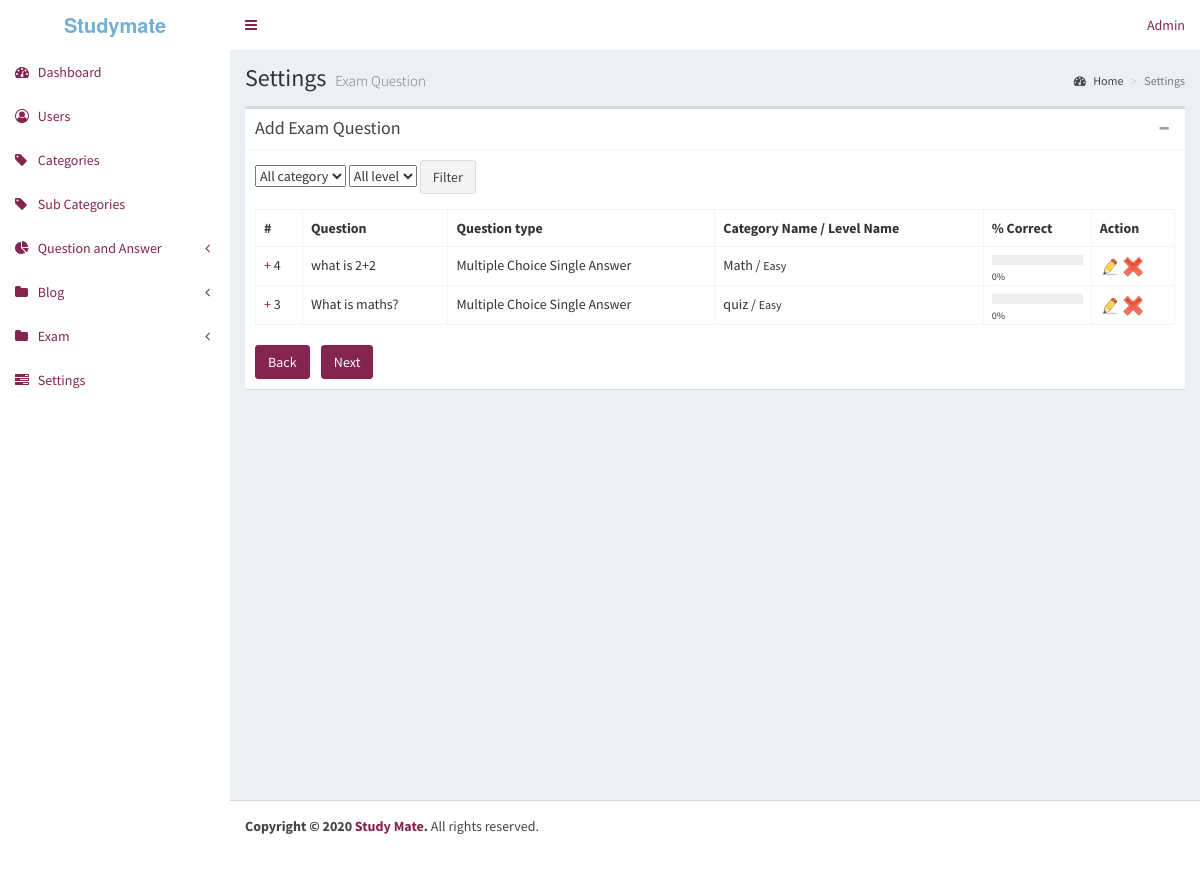
The page /admin/post-question_list on the database its author committed.
### tables this page shows
CREATE TABLE `sitesettings` (
  `siteName` varchar(100) NOT NULL,
  `tags` varchar(100) NOT NULL,
  `description` varchar(150) NOT NULL,
  `logo` varchar(40) NOT NULL,
  `favicon` varchar(40) NOT NULL,
  `facebookLink` varchar(40) NOT NULL,
  `googleLink` varchar(40) NOT NULL,
  `twitterLink` varchar(200) NOT NULL,
  `dribbleLink` varchar(200) NOT NULL,
  `imgurClientId` varchar(200) NOT NULL,
  `bannerAd` text NOT NULL,
  `sidebarAd` text NOT NULL,
  `fbAppId` varchar(50) NOT NULL,
  `fbAppSecet` varchar(50) NOT NULL,
  `googleAppId` varchar(150) NOT NULL,
  `smtpUsername` varchar(200) NOT NULL,
  `smtpPassword` varchar(200) NOT NULL,
  `googleAppSecret` varchar(100) NOT NULL,
  `googleAnalyticsCode` text NOT NULL,
  `adminApproveQuestions` tinyint(1) NOT NULL,
  `bannerAdEnable` tinyint(4) NOT NULL,
  `sidebarAdEnable` tinyint(4) NOT NULL
);

CREATE TABLE `exam_qbank` (
  `qid` int(11) NOT NULL,
  `question_type` varchar(100) NOT NULL DEFAULT 'Multiple Choice Single Answer',
  `question` text NOT NULL,
  `description` text NOT NULL,
  `question1` text DEFAULT NULL,
  `description1` text DEFAULT NULL,
  `cid` int(11) NOT NULL,
  `lid` int(11) NOT NULL,
  `no_time_served` int(11) NOT NULL DEFAULT 0,
  `no_time_corrected` int(11) NOT NULL DEFAULT 0,
  `no_time_incorrected` int(11) NOT NULL DEFAULT 0,
  `no_time_unattempted` int(11) NOT NULL DEFAULT 0,
  `inserted_by` int(11) NOT NULL,
  `inserted_by_name` varchar(100) DEFAULT NULL,
  `paragraph` text DEFAULT NULL,
  `paragraph1` text DEFAULT NULL,
  `parent_id` int(11) NOT NULL
);

CREATE TABLE `exam_cate` (
  `cid` int(11) NOT NULL,
  `category_name` varchar(1000) NOT NULL
);

CREATE TABLE `exam_level` (
  `lid` int(11) NOT NULL,
  `level_name` varchar(1000) NOT NULL
);

### application/controllers/Admin.php (called while the page is built, shortened)
<?php
class Admin extends CI_Controller
{
public function question_list($limit='0',$cid='0',$lid='0')
{
		$data=$this->SiteModel->getSiteData();
		$data['title']="Exam Question List";
		$this->load->model("Blog");
		$this->load->library('pagination');
	$this->load->helper('form');
			 $data['category_list']=$this->Blog->category_list();
		 $data['level_list']=$this->Blog->level_list();
		$data['limit']=$limit;
		$data['cid']=$cid;
		$data['lid']=$lid;
		$data['title']=$this->lang->line('qbank');
		$data['result']=$this->Blog->question_list($limit,$cid,$lid);
		$this->load->view('admin/question_list',$data);
}
}

### index.php (called while the page is built, shortened)
<?php
require_once BASEPATH.'core/CodeIgniter.php';

### application/models/App_model.php (called while the page is built, shortened)
<?php
class App_model extends CI_Model
{
	public function getData($table,$resultType="all_array",$arg=[])
	{
		if (isset($arg['where'])) {
			$this->db->where($arg['where']);
		}
		$return = NULL;
		if ($resultType=="all_array") {
			$return=$this->db->get($table)->result_array();
		} else if ($resultType=="row_array") {
			$return=$this->db->get($table)->row_array();
		} else {
			$return=$this->db->count_all_results($table);
		}
		return $return;
	}
}

### application/models/SiteModel.php (called while the page is built, shortened)
<?php
class SiteModel extends CI_Model
{
	function getSiteData()
	{
		$siteSettings=$this->App_model->getData('siteSettings',$resultType="row_array",$arg=[]);
		$totalQuestions=$this->App_model->getData('questions',$resultType="count_array",$arg=[]);
		$totalUsers=$this->App_model->getData('users',$resultType="count_array",$arg=[]);
		$totalAnswers=$this->App_model->getData('awnsers',$resultType="count_array",$arg=[]);
		$totalVotedAnswers=$this->App_model->getData('awnsers',$resultType="count_array",$arg=['where'=>['votes >'=>0]]);
		$stats=['totalQuestions'=>$totalQuestions,'totalAnswers'=>$totalAnswers,'totalVotedAnswers'=>$totalVotedAnswers,'totalUsers'=>$totalUsers];
		return ['stats'=>$stats,'siteSettings'=>$siteSettings,'notifications'=>$this->getNotifcationsHeader()];
	}
	function getNotifcationsHeader()
	{
		$notifications=[];
		return $notifications;
	}
}

### application/models/Blog.php (called while the page is built, shortened)
<?php
class Blog extends CI_Model
{
 function category_list(){
	 $this->db->order_by('cid','desc');
	 $query=$this->db->get('exam_cate');
	 return $query->result_array();
 }
 function question_list($limit,$cid='0',$lid='0'){
		 $this->db->join('exam_cate','exam_cate.cid=exam_qbank.cid');
	 $this->db->join('exam_level','exam_level.lid=exam_qbank.lid');
	 $this->db->limit($this->config->item('number_of_rows'),$limit);
		$this->db->order_by('exam_qbank.qid','desc');
		$query=$this->db->get('exam_qbank');
		return $query->result_array();
 }
}

### application/views/admin/question_list.php (the view, shortened to what this page needs)
<?php
$this->load->view('admin/includes/head');?>
<link rel="stylesheet" href="<?php echo base_url()."plugins/tags/jquery.tagsinput.css"?>">
<?php
$this->load->view('admin/includes/header');
$this->load->view('admin/includes/sidebar');
?>
	<div class="content-wrapper">
    <section class="content-header">
		<h1>
         Settings
        <small>Exam Question</small>
		</h1>
		<ol class="breadcrumb">
			<li><a href="<?php echo base_url()."admin"?>"><i class="fa fa-dashboard"></i> Home</a></li>
			<li class="active">Settings</li>
		</ol>
    </section>
    <section class="content">
		<div class="box box-default">
			<div class="box-header with-border">
			<h3 class="box-title">Add Exam Question</h3>
				<div class="box-tools pull-right">
					<button type="button" class="btn btn-box-tool" data-widget="collapse"><i class="fa fa-minus"></i></button>
				</div>
			</div>
			<div class="box-body">
			<div class="row">
				<div class="col-md-12">
						<div class="form-group">
					<form method="post" action="<?php echo site_url('Admin/pre_question_list/'.$limit.'/'.$cid.'/'.$lid);?>">
					<select   name="cid">
					<option value="0"><?php echo $this->lang->line('all_category');?></option>
					</select>
			 	<select  name="lid">
				<option value="0"><?php echo $this->lang->line('all_level');?></option>
					</select>
					 <button class="btn btn-default" type="submit"><?php echo $this->lang->line('filter');?></button>
					 </form>
			</div>
<table class="table table-bordered">
<tr>
 <th>#</th>
 <th><?php echo $this->lang->line('question');?></th>
<th><?php echo $this->lang->line('question_type');?></th>
<th><?php echo $this->lang->line('category_name');?> / <?php echo $this->lang->line('level_name');?></th>
<th><?php echo $this->lang->line('percent_corrected');?></th>
<th><?php echo $this->lang->line('action');?> </th>
</tr>
	<?php
foreach($result as $key => $val){
?>
<tr>
 <td>  <a href="javascript:show_question_stat('<?php echo $val['qid'];?>');">+</a>  <?php echo $val['qid'];?></td>
 <td><?php echo substr(strip_tags($val['question']),0,40);?>
 </td>
<td><?php echo $val['question_type'];?></td>
<td><?php echo $val['category_name'];?> / <span style="font-size:12px;"><?php echo $val['level_name'];?></span></td>
<td><?php if($val['no_time_served']!='0'){ $perc=($val['no_time_corrected']/$val['no_time_served'])*100;
?>
<div style="background:#eeeeee;width:100%;height:10px;"><div style="background:#449d44;width:<?php echo intval($perc);?>%;height:10px;"></div>
<span style="font-size:10px;"><?php echo intval($perc);?>%</span>
<?php
}else{ echo $this->lang->line('not_used');} ?></td>
<td>
<?php
$qn=1;
if($val['question_type']==$this->lang->line('multiple_choice_single_answer')){
	$qn=1;
}
?>
<a href="<?php echo site_url('admin/edit_question_'.$qn.'/'.$val['qid']);?>"><img src="<?php echo base_url('images/edit.png');?>"></a>
<a href="javascript:remove_entry('admin/remove_question/<?php echo $val['qid'];?>');"><img src="<?php echo base_url('images/cross.png');?>"></a>
</td>
</tr>
<?php
}
?>
</table>
</div>
</div>
<?php
if(($limit-($this->config->item('number_of_rows')))>=0){ $back=$limit-($this->config->item('number_of_rows')); }else{ $back='0'; } ?>
<a href="<?php echo site_url('admin/question_list/'.$back.'/'.$cid.'/'.$lid);?>"  class="btn btn-primary"><?php echo $this->lang->line('back');?></a>
<?php
 $next=$limit+($this->config->item('number_of_rows'));  ?>
<a href="<?php echo site_url('admin/question_list/'.$next.'/'.$cid.'/'.$lid);?>"  class="btn btn-primary"><?php echo $this->lang->line('next');?></a>
				</div>
			</div>
			</div>
	</div>
<?php $this->load->view('admin/includes/footer');?>
</body>
</html>

### application/views/admin/includes/head.php (shortened to what this page needs)
<!DOCTYPE html>
<html>
<head>
  <link rel="stylesheet" href="<?php echo base_url()."admincss/bower_components/bootstrap/dist/css/bootstrap.min.css"?>">
  <link rel="stylesheet" href="<?php echo base_url()."admincss/bower_components/font-awesome/css/font-awesome.min.css"?>">
  <link rel="stylesheet" href="<?php echo base_url()."admincss/bower_components/Ionicons/css/ionicons.min.css"?>">
  <link rel="stylesheet" href="<?php echo base_url()."admincss/plugins/iCheck/all.css"?>">
  <link rel="stylesheet" href="<?php echo base_url()."admincss/bower_components/select2/dist/css/select2.min.css"?>">
  <link rel="stylesheet" href="<?php echo base_url()."admincss/dist/css/AdminLTE.min.css"?>">
  <link rel="stylesheet" href="<?php echo base_url()."admincss/dist/css/skins/_all-skins.min.css"?>">

### application/views/admin/includes/header.php (shortened to what this page needs)
</head>
<body class="hold-transition skin-blue sidebar-mini">
<div class="wrapper">
  <header class="main-header">
    <a href="<?php echo base_url()."admin"?>" class="logo">
      <span class="logo-lg"><b><?php echo $siteSettings['siteName'];?></b></span>
    </a>
    <nav class="navbar navbar-static-top">
      <a href="#" class="sidebar-toggle" data-toggle="push-menu" role="button">
      </a>
      <div class="navbar-custom-menu">
        <ul class="nav navbar-nav">
			<li class="dropdown user user-menu">
            <a href="#" class="dropdown-toggle" data-toggle="dropdown">
				<span class="hidden-xs">Admin</span>
            </a>
          </li>
        </ul>
      </div>
    </nav>
  </header>

### application/views/admin/includes/sidebar.php (shortened to what this page needs)
<aside class="main-sidebar">
    <section class="sidebar">
	<?php
	$pageMeta=$this->uri->segment(1)."/".$this->uri->segment(2).(strlen($this->uri->segment(3))>0?("/".$this->uri->segment(3)):"");?>
		<ul class="sidebar-menu" data-widget="tree">
			<li class="<?php echo ($pageMeta=="admin/" || $pageMeta=="admin/dashboard")?"active":"";?>"><a href="<?php echo base_url()."admin/dashboard";?>"><i class="fa fa-tachometer" aria-hidden="true"></i>  <span>Dashboard</span></a></li>
			<li class="<?php echo $pageMeta=="admin/users"?"active":"";?>"><a href="<?php echo base_url()."admin/users";?>"><i class="fa  fa-user-circle-o"></i> <span>Users</span></a></li>
			<li class="<?php echo $pageMeta=="admin/users"?"active":"";?>"><a href="<?php echo base_url()."admin/categories";?>"><i class="fa fa-tag"></i> <span>Categories</span></a></li>
			<li class="<?php echo $pageMeta=="admin/users"?"active":"";?>"><a href="<?php echo base_url()."admin/subcategories";?>"><i class="fa fa-tag"></i> <span>Sub Categories</span></a></li>
			<li class="treeview" style="height: auto;">
          <a href="#">
            <i class="fa fa-pie-chart"></i>
            <span>Question and Answer</span>
            <span class="pull-right-container">
              <i class="fa fa-angle-left pull-right"></i>
            </span>
          </a>
        </li>
        <li class="treeview">
          <a href="#">
            <i class="fa fa-folder"></i> <span>Blog</span>
            <span class="pull-right-container">
              <i class="fa fa-angle-left pull-right"></i>
            </span>
          </a>
        </li>
        <li class="treeview">
          <a href="#">
            <i class="fa fa-folder"></i> <span>Exam</span>
            <span class="pull-right-container">
              <i class="fa fa-angle-left pull-right"></i>
            </span>
          </a>
        </li>
			<li class="<?php echo $pageMeta=="admin/settings"?"active":"";?>"><a href="<?php echo base_url()."admin/settings";?>"><i class="fa fa-tasks" aria-hidden="true"></i> <span>Settings</span></a></li>
		</ul>
    </section>
</aside>

### application/views/admin/includes/footer.php (shortened to what this page needs)
   <footer class="main-footer">
<strong>Copyright &copy; 2020 <a href="">Study Mate</a>.</strong> All rights reserved.
</footer>

### rows shown on the page
sitesettings: siteName "Studymate"
exam_qbank: qid "4", question "what is 2+2", question_type "Multiple Choice Single Answer", cid.category_name "Math", lid.level_name "Easy", no_time_corrected "0"
exam_qbank: qid "3", question "What is maths?", question_type "Multiple Choice Single Answer", cid.category_name "quiz", lid.level_name "Easy", no_time_corrected "0"

### other values the page prints
$this->lang->line('filter') "Filter"
$this->lang->line('question') "Question"
$this->lang->line('question_type') "Question type"
$this->lang->line('category_name') "Category Name"
$this->lang->line('level_name') "Level Name"
$this->lang->line('percent_corrected') "% Correct"
$this->lang->line('action') "Action"
$this->lang->line('back') "Back"
$this->lang->line('next') "Next"
form field cid "All category"
form field lid "All level"
